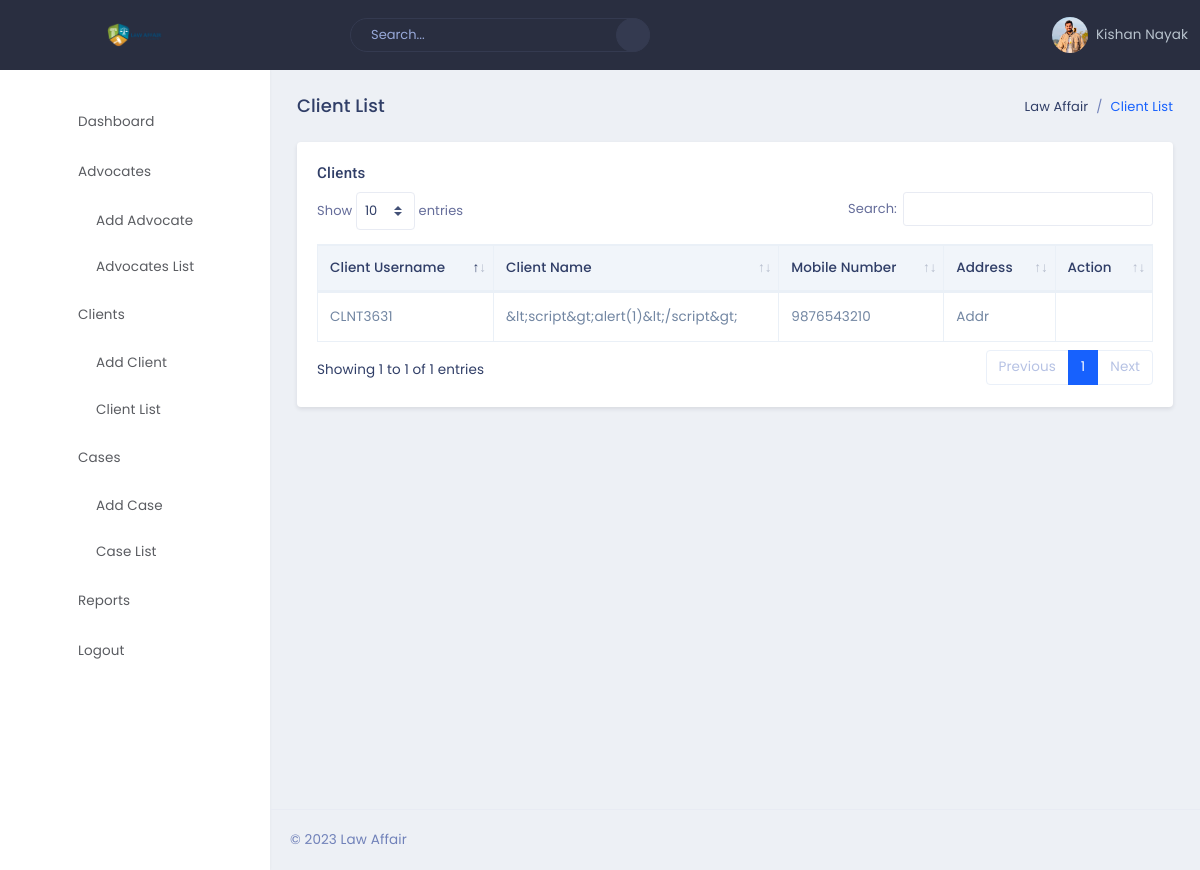
Page /admin/client_list.php (signed in) on the committed database.
### tables this page shows
CREATE TABLE `clients` (
  `id` int(11) NOT NULL,
  `name` varchar(50) NOT NULL,
  `mobile_number` varchar(20) NOT NULL,
  `photo_name` varchar(100) DEFAULT NULL,
  `address` varchar(200) NOT NULL,
  `document_name` varchar(100) DEFAULT NULL,
  `username` varchar(50) NOT NULL,
  `created_at` timestamp NOT NULL DEFAULT current_timestamp(),
  `updated_at` timestamp NOT NULL DEFAULT current_timestamp() ON UPDATE current_timestamp()
);

### admin/client_list.php (the view, shortened to what this page needs)
<?php
require("top-navbar.php");
?>
<div class="page-wrapper">
    <div class="page-content">
        <div class="container-fluid">
            <div class="row">
                <div class="col-sm-12">
                    <div class="page-title-box">
                        <div class="float-right">
                            <ol class="breadcrumb">
                                <li class="breadcrumb-item"><a href="dashboard.php">Law Affair</a></li>
                                <li class="breadcrumb-item active">Client List</li>
                            </ol>
                        </div>
                        <h4 class="page-title">Client List</h4>
                    </div>
                </div>
            </div>
            <div class="row">
                <div class="col-lg-12 col-sm-12">
                    <div class="card">
                        <div class="card-body table-responsive">
                            <h4 class="mt-0 header-title">Clients</h4>
                            <div class="">
                            <table id="datatable2"
                                class="table table-striped table-bordered dt-responsive nowrap"
                                style="border-collapse: collapse; border-spacing: 0; width: 100%;">
                                <thead>
                                    <tr>
                                        <th>Client Username</th>
                                        <th>Client Name</th>
                                        <th>Mobile Number</th>
                                        <th>Address</th>
                                        <th>Action</th>
                                    </tr>
                                </thead>
                                <tbody>
                                    <?php
                                    require_once 'config/config.php';
                                    try {
                                        $conn = new PDO("mysql:host=$servername;dbname=$dbname", $username, $password);
                                        $conn->setAttribute(PDO::ATTR_ERRMODE, PDO::ERRMODE_EXCEPTION);
                                        $stmt = $conn->prepare("SELECT username,id,name, mobile_number, address FROM clients");
                                        $stmt->execute();
                                        while ($row = $stmt->fetch(PDO::FETCH_ASSOC)) {
                                            echo '<tr>';
                                            echo '<td>' . htmlspecialchars($row["username"]) . '</td>';
                                            echo '<td>' . htmlspecialchars($row["name"]) . '</td>';
                                            echo '<td>' . htmlspecialchars($row["mobile_number"]) . '</td>';
                                            echo '<td>' . htmlspecialchars($row["address"]) . '</td>';
                                            echo '<td>';
                                            echo '</td>';
                                            echo '</tr>';
                                        }
                                    } catch (PDOException $e) {
                                        echo "Error: " . $e->getMessage();
                                    }
                                    ?>
                                </tbody>
                            </table>
                            </div>
                        </div>
                    </div>
                </div>
            </div>
        </div>
        <footer class="footer text-center text-sm-left">
            &copy; 2023 Law Affair
        </footer>
    </div>
</div>
<link href="plugins/sweet-alert2/sweetalert2.min.css" rel="stylesheet" type="text/css">
<link href="plugins/animate/animate.css" rel="stylesheet" type="text/css">
</body>
</html>

### rows in the picture
clients: username "CLNT3631", name "&lt;script&gt;alert(1)&lt;/script&gt;", mobile_number "9876543210", address "Addr"
